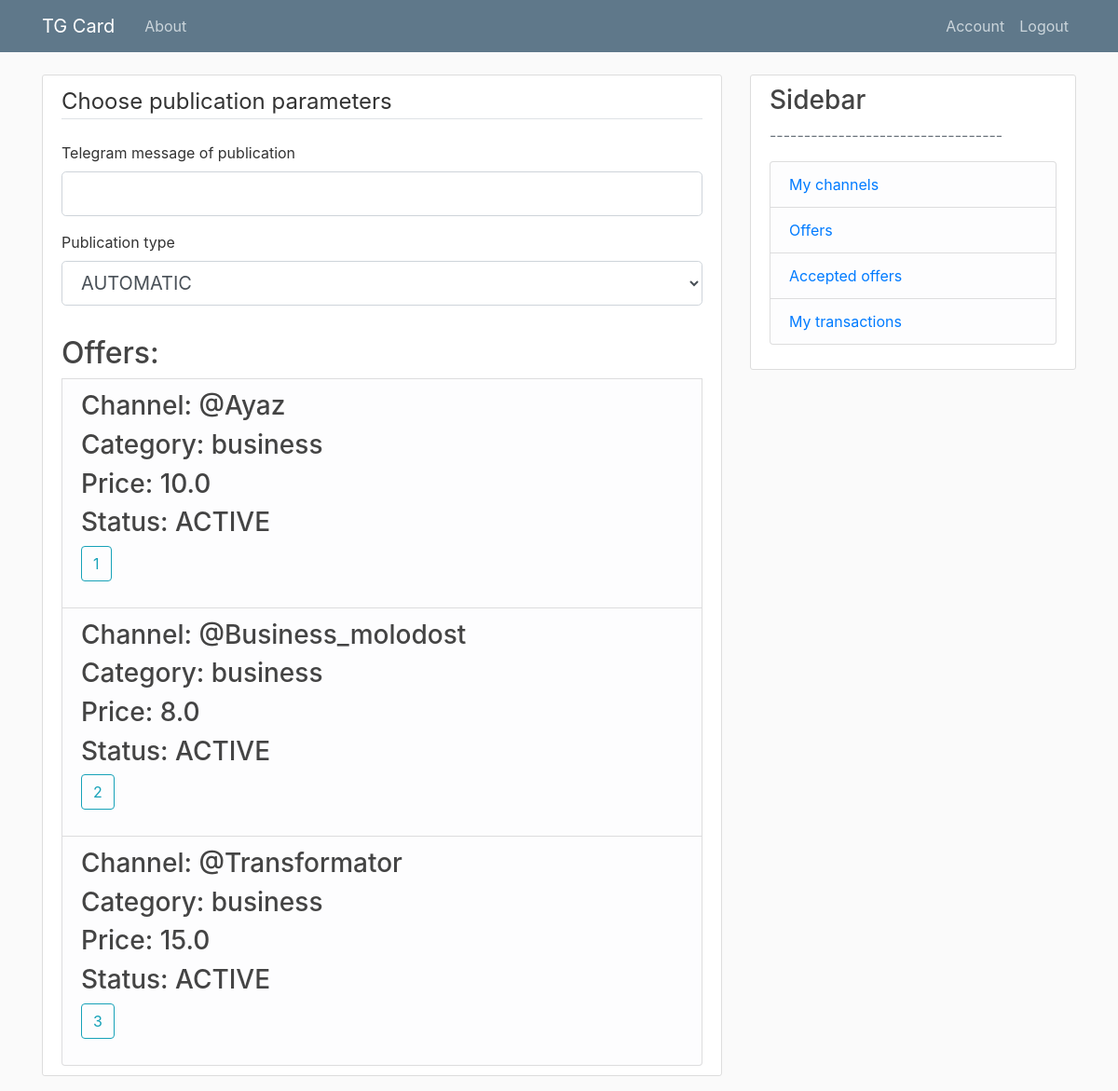
/offerList (signed in), run on an earlier commit of the app's database.
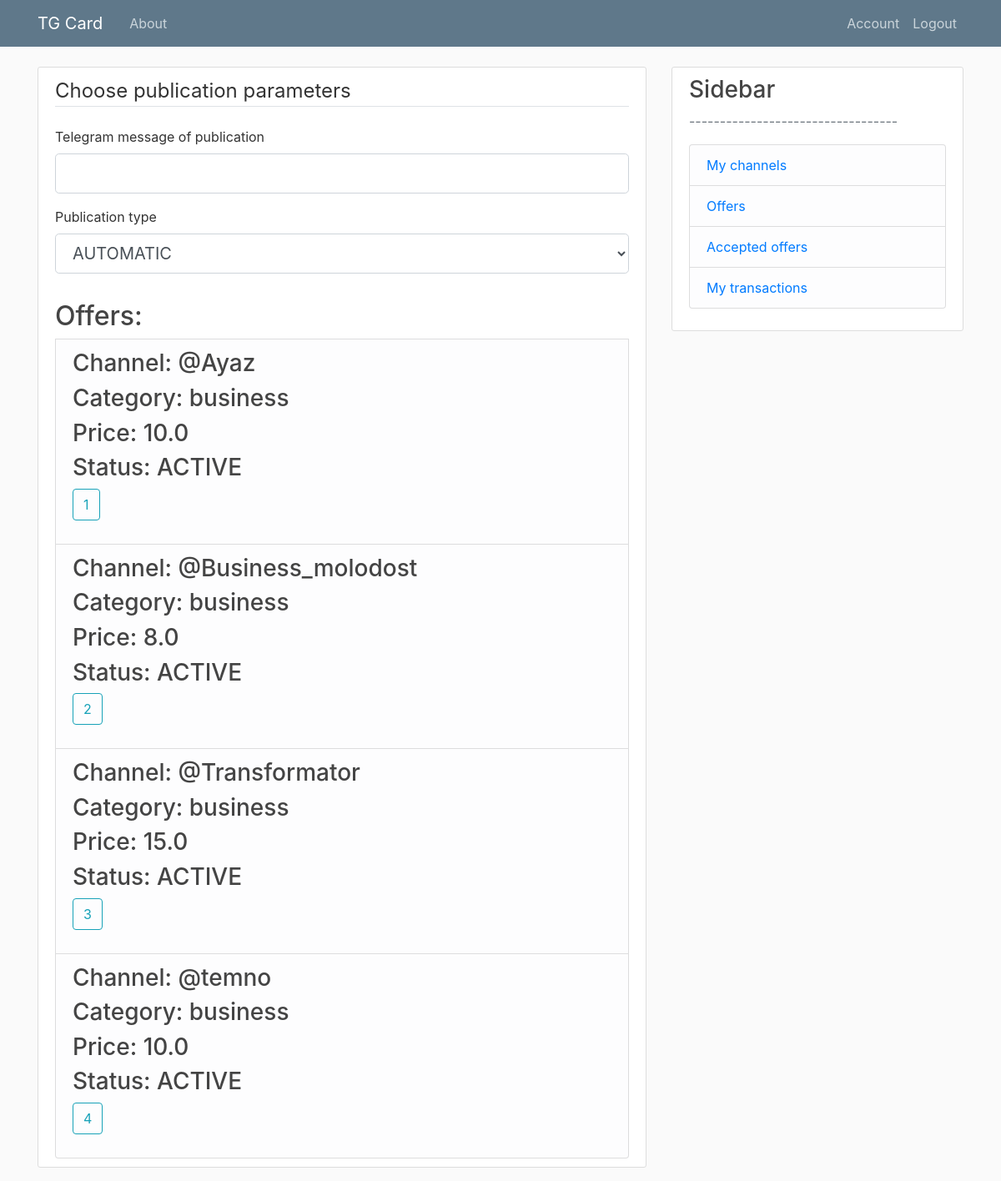
And on a later commit of the database.
### models.py (models this page shows, shortened)
class Offer(db.Model):
    id = db.Column(db.Integer, primary_key=True)
    tgLink = db.Column(db.String, index=True, unique=True, nullable=False)
    offerType = db.Column(db.String, index=True, nullable=False) # click \ subscribe
    price = db.Column(db.Float, index=True, nullable=False)
    status = db.Column(db.Integer, index=True, nullable=False) # active \ inactive
    advertId = db.Column(db.Integer, db.ForeignKey('user.id'), nullable=False)
    tasks = db.relationship('Task', backref='offer', lazy=True)
    categoryListAdv = db.relationship('CategoryListAdv', backref='offer', lazy=True)

class Category(db.Model):
    id = db.Column(db.Integer, primary_key=True)
    title = db.Column(db.String, index=True, unique=True, nullable=False)
    categoryListAdv = db.relationship('CategoryListAdv', backref='category', lazy=True)
    categoryListAff = db.relationship('CategoryListAff', backref='category', lazy=True)

### routes.py (the view, shortened to what this page needs)
@app.route("/offerList", methods=['GET', 'POST'])
@affiliate_access_level()
@login_required
def offerList():
    offers = list()
    if current_user.channels:
        categories = CategoryListAdv.query.join(CategoryListAff, CategoryListAff.categoryId == CategoryListAdv.categoryId).filter(CategoryListAff.id == current_user.channels[0].categoryListAff[0].id).all()
        offersAll = Offer.query.filter_by(status='ACTIVE').all()
        for offer in offersAll:
            if offer.categoryListAdv[0].categoryId == categories[0].categoryId:
                offers.append(offer)
    form = CreateOfferListForm()
    return render_template('offerList.html', title='OfferList', form=form, offers=offers)

### forms.py
class CreateOfferListForm(FlaskForm):
    previevText = StringField('Telegram message of publication', validators=[DataRequired()])
    taskType = SelectField('Publication type',
                        choices=[('AUTOMATIC','AUTOMATIC'), ('MANUAL','MANUAL')])
    submit = SubmitField('choose offer')

### models.py (called while the page is built)
@login_manager.user_loader
def load_user(user_id):
    return User.query.get(int(user_id))

### routes.py (called while the page is built)
def affiliate_access_level():
    def decorator(f):
        @wraps(f)
        def decorated_function(*args, **kwargs):
            if current_user.role != 'AFFILIATE':
                return redirect(url_for('access_error_page'))
            return f(*args, **kwargs)
        return decorated_function
    return decorator

### templates/offerList.html (shortened to what this page needs)
{% extends "layout.html" %}
{% block content %}
    <div class="content-section">
    <form method="POST" action="{{ url_for('offerList') }}">
        <fieldset class="form-group">
            <legend class="border-bottom mb-4">Choose publication parameters</legend>
            <div class="form-group">
                {{ form.previevText.label(class="form-control-label") }}
                {% if form.previevText.errors %}
                    {{ form.previevText(class="form-control form-control-lg is-invalid") }}
                    <div class="invalid-feedback">
                        {% for error in form.previevText.errors %}
                            <span>{{ error }}</span>
                        {% endfor %}
                    </div>
                {% else %}
                    {{ form.previevText(class="form-control form-control-lg") }}
                {% endif %}
            </div>
            <div class="form-group">
                {{ form.taskType.label(class="form-control-label") }}
                {% if form.taskType.errors %}
                    {{ form.taskType(class="form-control form-control-lg is-invalid") }}
                    <div class="invalid-feedback">
                        {% for error in form.taskType.errors %}
                            <span>{{ error }}</span>
                        {% endfor %}
                    </div>
                {% else %}
                    {{ form.taskType(class="form-control form-control-lg") }}
                {% endif %}
            </div>
        </fieldset>
    <h2>Offers: </h2>
    {% for offer in offers %}
    <li class="list-group-item list-group-item-light">
    <table>
        <tr>
                <ul class="list-group">
                    <h3>Channel: {{offer.tgLink}} </h3>
                    <h3>Category: {{offer.categoryListAdv[0].category.title}}</h3>
                    <h3>Price: {{offer.price}}</h3>
                    <h3>Status: {{offer.status}}</h3>
    	            <div class="form-group">
         	       <input class="btn btn-outline-info" id="submit" name="submit" type="submit" value="{{ offer.id }}">
    	            </div>
                </ul>
        </tr>
    </table>
    </li>
    {% endfor %}
    </div>
{% endblock content %}

### templates/layout.html (shortened to what this page needs)
<!DOCTYPE html>
<html>
<head>
    <link rel="stylesheet" href="https://maxcdn.bootstrapcdn.com/bootstrap/4.0.0/css/bootstrap.min.css">
    <link rel="stylesheet" type="text/css" href="{{ url_for('static', filename='main.css') }}">
</head>
<body>
    <header class="site-header">
      <nav class="navbar navbar-expand-md navbar-dark bg-steel fixed-top">
        <div class="container">
          <a class="navbar-brand mr-4" href="/">TG Card</a>
          <div class="collapse navbar-collapse" id="navbarToggle">
            <div class="navbar-nav mr-auto">
              <a class="nav-item nav-link" href="{{ url_for('about') }}">About</a>
            </div>
            <div class="navbar-nav">
              {% if current_user.is_authenticated %}
                <a class="nav-item nav-link" href="{{ url_for('account') }}">Account</a>
                <a class="nav-item nav-link" href="{{ url_for('logout') }}">Logout</a>
              {% else %}
                <a class="nav-item nav-link" href="{{ url_for('login') }}">Login</a>
                <a class="nav-item nav-link" href="{{ url_for('register') }}">Register</a>
              {% endif %}
            </div>
          </div>
        </div>
      </nav>
    </header>
    <main role="main" class="container">
      <div class="row">
        <div class="col-md-8">
          {% block content %}{% endblock %}
        </div>
        {% if current_user.is_authenticated %}
        <div class="col-md-4">
          <div class="content-section">
            <h3>Sidebar</h3>
            <p class='text-muted'>----------------------------------
              <ul class="list-group">
                {% if current_user.role == 'AFFILIATE' %}
                <li class="list-group-item list-group-item-light">
                    <a href="/channel">My channels</a>
                </li>
                <li class="list-group-item list-group-item-light">
                    <a href="/offerList">Offers</a></li>
                <li class="list-group-item list-group-item-light">
                    <a href="/currentUserTasks">Accepted offers</a>
                </li>
                {% endif %}
                <li class="list-group-item list-group-item-light"><a href="/transactions">My transactions</a></li>
              </ul>
            </p>
          </div>
        </div>
        {% endif %}
      </div>
    </main>
</body>
</html>

### static/main.css (style rules this page uses)
body { background: #fafafa; color: #333333; margin-top: 5rem; }
h1, h2, h3, h4, h5, h6 { color: #444444; }
.bg-steel { background-color: #5f788a; }
.site-header .navbar-nav .nav-link { color: #cbd5db; }
.content-section { background: #ffffff; padding: 10px 20px; border: 1px solid #dddddd; border-radius: 3px; margin-bottom: 20px; }

What changed in the data, as far as the page shows it:
added Offer: tgLink "@temno", title "business", price "10.0", status "ACTIVE", submit "4"
